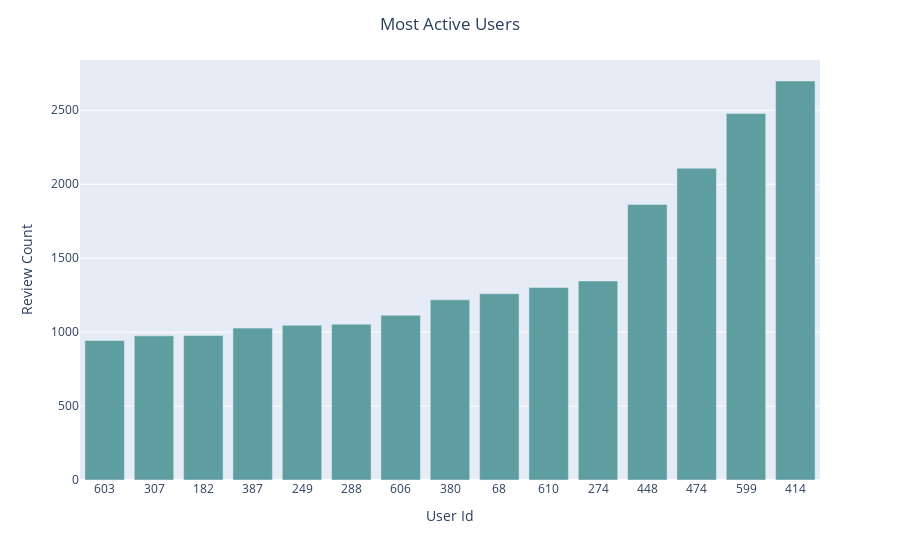

Here is the notebook cell this chart was saved with:
### Code cell
#using plotly to plot the top featurescolor=
fig = px.bar(top_15_sorted, x="user_id", y="review_count")
fig.update_layout(title_text='Most Active Users', title_x=0.5,
                  xaxis_title="User Id", yaxis_title="Review Count")
fig.update_traces(marker_color = "#5F9EA0")
fig.show()

### Figure 1 — Plotly figure (JSON) as saved in the notebook; plotly's stock layout.template omitted (floating-point values rounded to 4 significant figures)
{"data": [{"alignmentgroup": "True", "hovertemplate": "user_id=%{x}<br>review_count=%{y}<extra></extra>", "legendgroup": "", "marker": {"color": "#5F9EA0", "pattern": {"shape": ""}}, "name": "", "offsetgroup": "", "orientation": "v", "showlegend": false, "textposition": "auto", "type": "bar", "x": ["603", "307", "182", "387", "249", "288", "606", "380", "68", "610", "274", "448", "474", "599", "414"], "xaxis": "x", "y": [943, 975, 977, 1027, 1046, 1054, 1114, 1218, 1260, 1302, 1346, 1863, 2108, 2478, 2698], "yaxis": "y"}], "layout": {"barmode": "relative", "legend": {"tracegroupgap": 0}, "margin": {"t": 60}, "title": {"text": "Most Active Users", "x": 0.5}, "xaxis": {"anchor": "y", "domain": [0, 1], "title": {"text": "User Id"}}, "yaxis": {"anchor": "x", "domain": [0, 1], "title": {"text": "Review Count"}}}}
